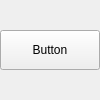
<?xml version="1.0" encoding="UTF-8"?>
<ui version="4.0">
 <class>Widget</class>
 <widget class="QWidget" name="Widget">
  <property name="geometry">
   <rect>
    <x>0</x>
    <y>0</y>
    <width>100</width>
    <height>100</height>
   </rect>
  </property>
  <property name="windowTitle">
   <string>Widget</string>
  </property>
  <layout class="QVBoxLayout" name="verticalLayout">
   <property name="spacing">
    <number>0</number>
   </property>
   <property name="leftMargin">
    <number>0</number>
   </property>
   <property name="topMargin">
    <number>0</number>
   </property>
   <property name="rightMargin">
    <number>0</number>
   </property>
   <property name="bottomMargin">
    <number>0</number>
   </property>
   <item>
    <widget class="QPushButton" name="pushButton">
     <property name="minimumSize">
      <size>
       <width>100</width>
       <height>40</height>
      </size>
     </property>
     <property name="text">
      <string>Button</string>
     </property>
    </widget>
   </item>
  </layout>
 </widget>
 <layoutdefault spacing="6" margin="11"/>
 <resources/>
 <connections/>
</ui>
